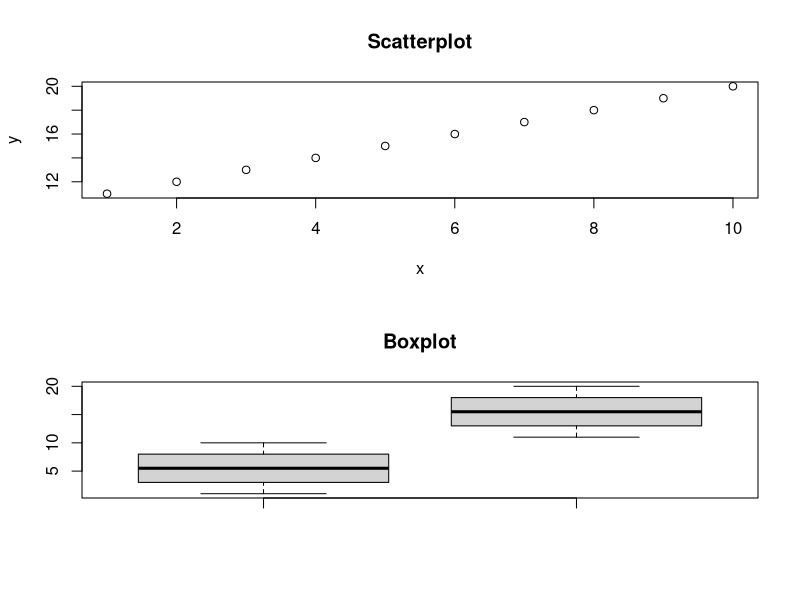

Here is the R script that generated this plot:
######################################################################################
#Corso/Addestramento "Introduzione al linguaggio R" - Alessandria 22-24 Novembre 2016
#Scordino Pasquale
######################################################################################

#In R si cerca di usare i cicli il meno possibile, esistono funzioni che li sostituiscono

######################################################################################

#Controlloe settaggio directory di lavoro
getwd()
setwd("/media/pasquale/Volume/DocumentiPasquale/LavoroARPA/CorsoIntroR/ScriptCourseIntroR")
#setwd("/home/pasquale/Documenti/LavoroARPA/Data_Analysis/CorsoIntroR/ScriptCourseIntroR")


#Ciclo for:

#Questo ciclo mi stampa a video i primi 10 numeri
for (i in 1:10) {
  i
  print(i)
}


# Creo un vettore contenete i primi 30 numeri
a <- 1:30

# Creo un vettore vuoto
asq <- NULL

for(i in 1:10) {
  asq[i] <- a[i]*a[i]
  print(asq[i])
}


#######################################################################################

#Strutture di controllo
x<- -10

if (x<0) {
  print("Numero negaativo")
}else{ 
  print("Numero positivo")
}



ifelse(x>=0, sqrt(x), "Impossibile")

#######################################################################################

#Funzioni personalizzate

scatterplot<-function(x,y){  
  par(mfrow=c(2,1))
  plot(x,y, main = "Scatterplot")
  boxplot(x,y, main="Boxplot")
   }

a<- 1:10
b<- 11:20

scatterplot(a,b)

#######################################################################################

Pasquale<-function(x,y){  
  x.m<-mean(x)
  y.m<-mean(y)
  if (x.m == y.m) {
    print("Le medie sono identiche")
  }else{
    print("Le medie sono diverse")
    }
}

a<- 1:10
b<- 11:20

Pasquale(a,a)

#######################################################################################
